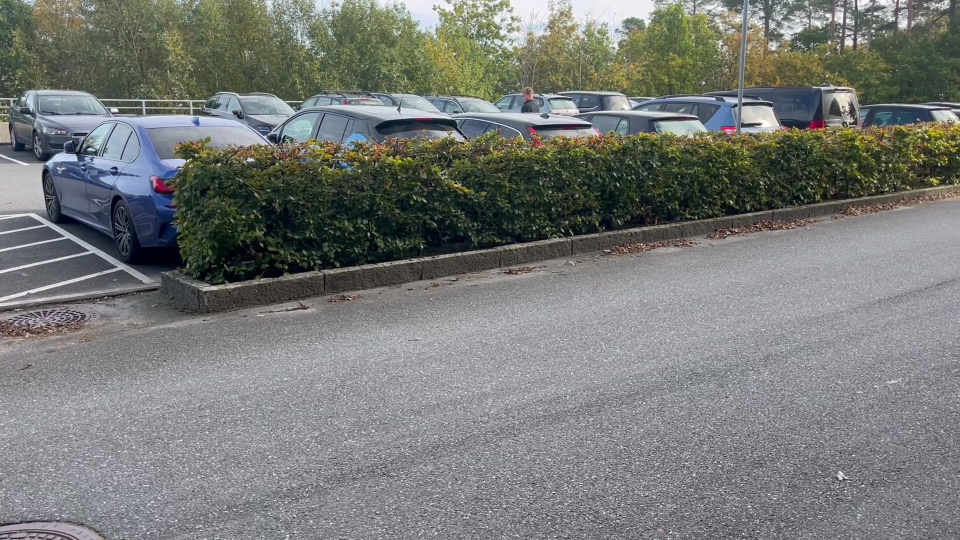
#> input picture temp_frame.jpg, 1920 x 1080 px, given in place of 40kmt.mp4, which was not available (shown at 1/2 size)
$ python sjekkehjul.py
#> lines starting #> are read from the running program, lines starting #| are printed output that depends on the picture; after the words box and inside, x2 and y2 are one past the last pixel; in counts of white or black regions, pixels touching at a corner belong together; pictures that were not available may be replaced by others from this repository, and a replacement may not be noted
import cv2
import numpy as np

class Kalman1D:
    def __init__(self, q=1e-2, r=1e-1):
        self.x = None
        self.P = 1.0
        self.Q = q
        self.R = r

    # [9 lines left out: function update, not called in this run]


class WheelTracker:
    # [24 lines left out: functions __init__, update, not called in this run]

    def miss(self):
        self.lost_frames += 1

    def is_valid(self):
        return self.lost_frames < self.max_lost

    def distance_to(self, x, y):
        return np.sqrt((self.x - x)**2 + (self.y - y)**2)

    # [4 lines left out: function get_displacement, not called in this run]


def detect_wheels_hough(image, y_region_start=0.6):
    h, w = image.shape[:2]
    y_start = int(h * y_region_start)
    roi = image[y_start:h, :]

    gray = cv2.cvtColor(roi, cv2.COLOR_BGR2GRAY)
    gray = cv2.GaussianBlur(gray, (9, 9), 2)

    circles = cv2.HoughCircles(
        gray,
        cv2.HOUGH_GRADIENT,
        dp=1,
        minDist=100,
        param1=100,
        param2=30,
        minRadius=25,
        maxRadius=100
    )

    wheels = []
    if circles is not None:
        circles = np.uint16(np.around(circles))
        for circle in circles[0, :]:
            x, y, r = circle
            wheels.append((int(x), int(y + y_start), int(r)))

    return wheels


def detect_wheels_contours(image, y_region_start=0.6):
    h, w = image.shape[:2]
    y_start = int(h * y_region_start)
    roi = image[y_start:h, :]

    gray = cv2.cvtColor(roi, cv2.COLOR_BGR2GRAY)
    gray = cv2.GaussianBlur(gray, (5, 5), 1)

    edges = cv2.Canny(gray, 40, 120)

    kernel = cv2.getStructuringElement(cv2.MORPH_ELLIPSE, (5, 5))
    edges = cv2.dilate(edges, kernel, iterations=1)

    contours, _ = cv2.findContours(edges, cv2.RETR_EXTERNAL, cv2.CHAIN_APPROX_SIMPLE)

    wheels = []
    for cnt in contours:
        area = cv2.contourArea(cnt)
        if area < 500 or area > 30000:
            continue

        if len(cnt) < 5:
            continue

        try:
            ellipse = cv2.fitEllipse(cnt)
            (x, y), (MA, ma), angle = ellipse

            aspect_ratio = max(MA, ma) / (min(MA, ma) + 1e-6)
            if aspect_ratio < 2.0:
                r = (MA + ma) / 4
                if 25 < r < 100:
                    wheels.append((int(x), int(y + y_start), int(r)))
        except:
            continue

    return wheels


def detect_wheels_adaptive(image, y_region_start=0.6):
    h, w = image.shape[:2]
    y_start = int(h * y_region_start)
    roi = image[y_start:h, :]

    gray = cv2.cvtColor(roi, cv2.COLOR_BGR2GRAY)
    gray = cv2.GaussianBlur(gray, (9, 9), 2)

    thresh = cv2.adaptiveThreshold(
        gray, 255, cv2.ADAPTIVE_THRESH_GAUSSIAN_C,
        cv2.THRESH_BINARY_INV, 21, 5
    )

    kernel = cv2.getStructuringElement(cv2.MORPH_ELLIPSE, (7, 7))
    thresh = cv2.morphologyEx(thresh, cv2.MORPH_CLOSE, kernel)
    thresh = cv2.morphologyEx(thresh, cv2.MORPH_OPEN, kernel)

    contours, _ = cv2.findContours(thresh, cv2.RETR_EXTERNAL, cv2.CHAIN_APPROX_SIMPLE)

    wheels = []
    for cnt in contours:
        area = cv2.contourArea(cnt)
        if area < 800 or area > 25000:
            continue

        perimeter = cv2.arcLength(cnt, True)
        if perimeter == 0:
            continue
        circularity = 4 * np.pi * area / (perimeter * perimeter)

        if circularity > 0.4:
            (x, y), r = cv2.minEnclosingCircle(cnt)
            if 25 < r < 100:
                wheels.append((int(x), int(y + y_start), int(r)))

    return wheels


def detect_wheels_combined(image):
    wheels_hough = detect_wheels_hough(image)
    wheels_contours = detect_wheels_contours(image)
    wheels_adaptive = detect_wheels_adaptive(image)

    all_wheels = wheels_hough + wheels_contours + wheels_adaptive

    if not all_wheels:
        return []

    clustered = []
    used = set()

    for i, w1 in enumerate(all_wheels):
        if i in used:
            continue

        cluster = [w1]
        for j, w2 in enumerate(all_wheels):
            if j <= i or j in used:
                continue

            dist = np.sqrt((w1[0] - w2[0])**2 + (w1[1] - w2[1])**2)
            if dist < 50:
                cluster.append(w2)
                used.add(j)

        avg_x = int(np.mean([w[0] for w in cluster]))
        avg_y = int(np.mean([w[1] for w in cluster]))
        avg_r = int(np.mean([w[2] for w in cluster]))

        clustered.append((avg_x, avg_y, avg_r))

    return clustered


def update_trackers(front_tracker, back_tracker, detections):
    if not detections:
        if front_tracker:
            front_tracker.miss()
        if back_tracker:
            back_tracker.miss()
        return front_tracker, back_tracker

    if front_tracker is None or back_tracker is None or \
       not front_tracker.is_valid() or not back_tracker.is_valid():
        if len(detections) >= 2:
            sorted_dets = sorted(detections, key=lambda d: d[0])
            front_tracker = WheelTracker(*sorted_dets[0])
            back_tracker = WheelTracker(*sorted_dets[-1])
            return front_tracker, back_tracker
        else:
            return front_tracker, back_tracker

    front_match = None
    back_match = None
    front_dist = float('inf')
    back_dist = float('inf')

    for det in detections:
        x, y, r = det

        dist_front = front_tracker.distance_to(x, y)
        if dist_front < 150 and dist_front < front_dist:
            front_dist = dist_front
            front_match = det

        dist_back = back_tracker.distance_to(x, y)
        if dist_back < 150 and dist_back < back_dist:
            back_dist = dist_back
            back_match = det

    if front_match and back_match and front_match == back_match:
        if front_dist < back_dist:
            back_match = None
        else:
            front_match = None

    if front_match:
        front_tracker.update(*front_match)
    else:
        front_tracker.miss()

    if back_match:
        back_tracker.update(*back_match)
    else:
        back_tracker.miss()

    return front_tracker, back_tracker


class SpeedCalculator:
    def __init__(self, real_wheelbase_cm=262):
        self.real_wheelbase_cm = real_wheelbase_cm
        self.px_to_cm = None
        self.speed_history = []
        self.max_history = 10
        self.kf_speed = Kalman1D(q=5, r=15)

    def calibrate(self, wheelbase_px):
        if wheelbase_px > 0:
            self.px_to_cm = self.real_wheelbase_cm / wheelbase_px

    # [88 lines left out: functions calculate_speed, get_average_speed, visualize, not called in this run]


def main():
    video_path = "Larry_space/data_video/40kmt.mp4"

    cap = cv2.VideoCapture(video_path)

    fps = cap.get(cv2.CAP_PROP_FPS)
    width = int(cap.get(cv2.CAP_PROP_FRAME_WIDTH))
    height = int(cap.get(cv2.CAP_PROP_FRAME_HEIGHT))
    total_frames = int(cap.get(cv2.CAP_PROP_FRAME_COUNT))

    print(f"📹 Video: {width}x{height} @ {fps:.1f}fps, {total_frames} frames")
    print(f"🚗 Real wheelbase: 262 cm")

    fourcc = cv2.VideoWriter_fourcc(*'mp4v')
    out = cv2.VideoWriter('wheelbase_speed.mp4', fourcc, fps, (width, height))

    front_tracker = None
    back_tracker = None
    kf_wheelbase = Kalman1D(q=5, r=10)
    speed_calc = SpeedCalculator(real_wheelbase_cm=262)

    frame_num = 0
    calibrated = False

    while True:
        ret, frame = cap.read()
#> frame is the input picture: shape (1080, 1920, 3); mean B, G, R 118.8, 121.6, 118.9
        if not ret:
            break

        frame_num += 1

        detections = detect_wheels_combined(frame)
#> in detect_wheels_hough, `roi = image[y_start:h, :]`:
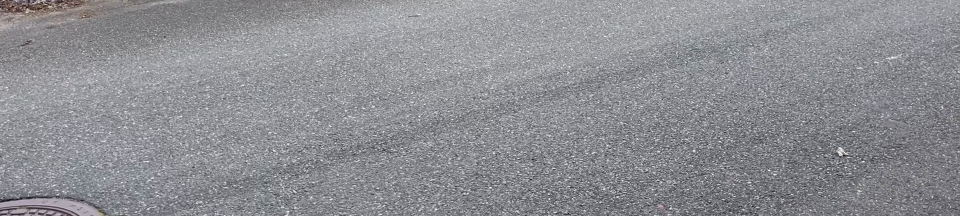
#> roi: shape (432, 1920, 3) (shown at 1/2 size); mean B, G, R 146.7, 142, 141.4
#> in detect_wheels_hough, `gray = cv2.GaussianBlur(gray, (9, 9), 2)`:
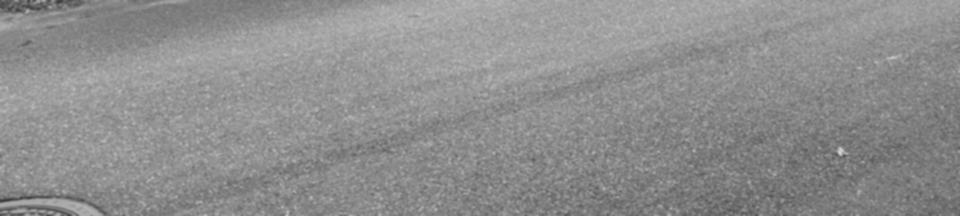
#> gray: shape (432, 1920) (shown at 1/2 size); min 55, max 212, mean 142.2
#> in detect_wheels_hough, `circles = cv2.HoughCircles( gray, cv2.HOUGH_GRADIENT, dp=1, minDist=10..`: circles = None
#> in detect_wheels_combined, `wheels_hough = detect_wheels_hough(image)`: wheels_hough = []
#> in detect_wheels_contours, `edges = cv2.Canny(gray, 40, 120)`:
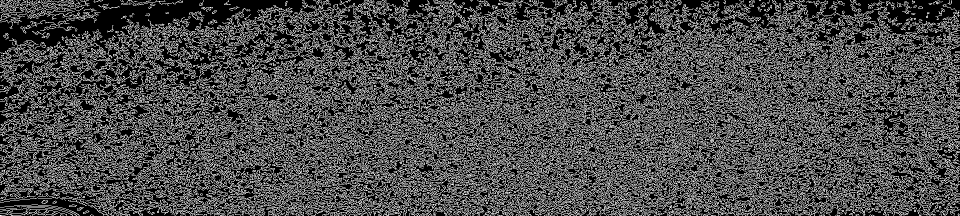
#> edges: shape (432, 1920) (shown at 1/2 size); 29.7% white in thin lines or dots
#> in detect_wheels_contours, `edges = cv2.dilate(edges, kernel, iterations=1)`:
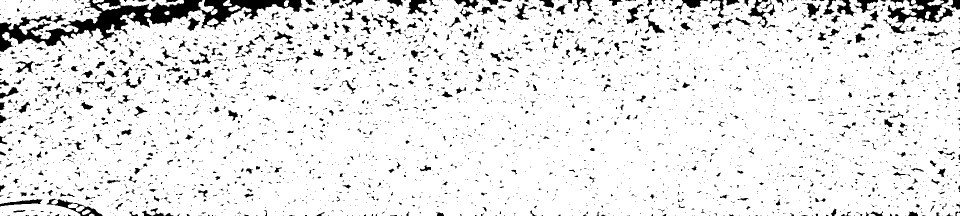
#> edges: shape (432, 1920) (shown at 1/2 size); 91.1% white; 3562 black regions (3001 under 20 px)
#> in detect_wheels_contours, `contours, _ = cv2.findContours(edges, cv2.RETR_EXTERNAL, cv2.CHAIN_APP..`: contours = 21 contours, 1 with area under 20; largest, box (x1, y1, x2, y2) and area: (0, 0, 1920, 432) 780312, (0, 0, 203, 79) 9149, (239, 0, 368, 20) 1072, (397, 0, 435, 30) 414, (194, 5, 241, 22) 321
#> the loop in detect_wheels_contours, `for cnt in contours:` made 21 passes
#> area on passes 1 to 12: 30, 30, 96.5, 186, 82, 86.5, 92, 51, 147.5, 321, 202.5, 60
#> (area, x, y, MA, ma, angle, aspect_ratio) on passes 19, 21: (1071.5, 299.6, 6.99, 17.75, 113, 89.33, 6.36), (9149, 103.5, 32.08, 69.16, 173.1, 87.54, 2.5)
#> after the loop in detect_wheels_contours, `for cnt in contours:`: wheels = []
#> in detect_wheels_adaptive, `thresh = cv2.adaptiveThreshold( gray, 255, cv2.ADAPTIVE_THRESH_GAUSSIA..`: thresh: shape (432, 1920); 17.2% white; 5798 white regions (3261 under 20 px), largest, box (x1, y1, x2, y2) and area: (0, 372, 215, 432) 1435, (0, 410, 159, 432) 1147, (43, 0, 124, 24) 623
#> in detect_wheels_adaptive, `thresh = cv2.morphologyEx(thresh, cv2.MORPH_CLOSE, kernel)`:
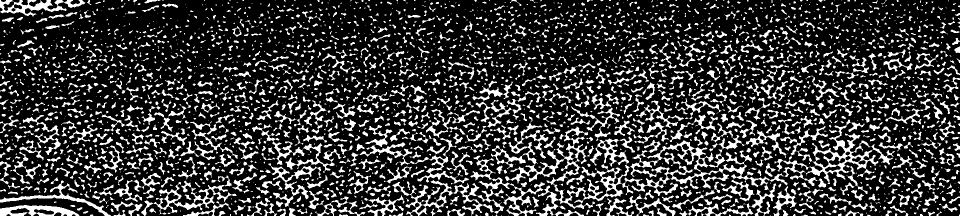
#> thresh: shape (432, 1920) (shown at 1/2 size); 21.9% white; 3130 white regions (1713 under 20 px), largest, box (x1, y1, x2, y2) and area: (982, 246, 1575, 432) 16577, (1549, 239, 1790, 388) 5771, (907, 311, 1090, 432) 4195
#> in detect_wheels_adaptive, `thresh = cv2.morphologyEx(thresh, cv2.MORPH_OPEN, kernel)`:
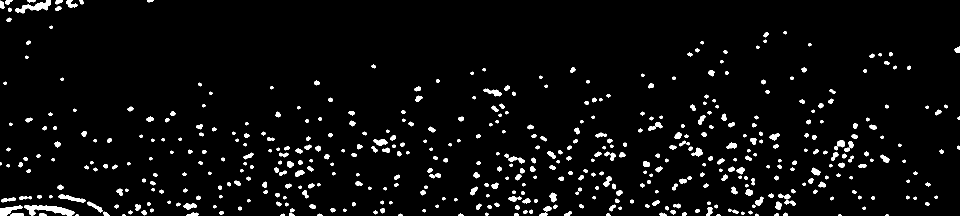
#> thresh: shape (432, 1920) (shown at 1/2 size); 4.1% white; 504 white regions
#> in detect_wheels_adaptive, `contours, _ = cv2.findContours(thresh, cv2.RETR_EXTERNAL, cv2.CHAIN_AP..`: contours = 504 contours, 8 with area under 20; largest, box (x1, y1, x2, y2) and area: (48, 410, 149, 432) 964, (31, 0, 102, 27) 666, (0, 411, 45, 432) 404, (117, 388, 171, 405) 308, (967, 177, 1003, 193) 238
#> the loop in detect_wheels_adaptive, `for cnt in contours:` made 504 passes
#> area on passes 7 to 9: 25.5, 21.5, 24.5
#> after the loop in detect_wheels_adaptive, `for cnt in contours:`: wheels = []
#> detections = []

        front_tracker, back_tracker = update_trackers(front_tracker, back_tracker, detections)

        if front_tracker and back_tracker and \
           front_tracker.is_valid() and back_tracker.is_valid():

            wheelbase_px = back_tracker.x - front_tracker.x
            smooth_wb = kf_wheelbase.update(wheelbase_px)

            if not calibrated and smooth_wb > 100:
                speed_calc.calibrate(smooth_wb)
                calibrated = True
                print(f"\n✅ Calibrated: {smooth_wb:.1f} px = 262 cm ({speed_calc.px_to_cm:.3f} cm/px)")

            vis = visualize(frame, front_tracker, back_tracker, smooth_wb, speed_calc, fps)
            out.write(vis)
            cv2.imshow('Wheel Tracker - Speed Measurement', vis)
        else:
            debug_frame = frame.copy()
            for x, y, r in detections:
                cv2.circle(debug_frame, (x, y), r, (255, 0, 255), 2)
#> this loop made 0 passes
            cv2.putText(debug_frame, "Searching for wheels...", (10, 30),
                       cv2.FONT_HERSHEY_SIMPLEX, 0.8, (0, 0, 255), 2)
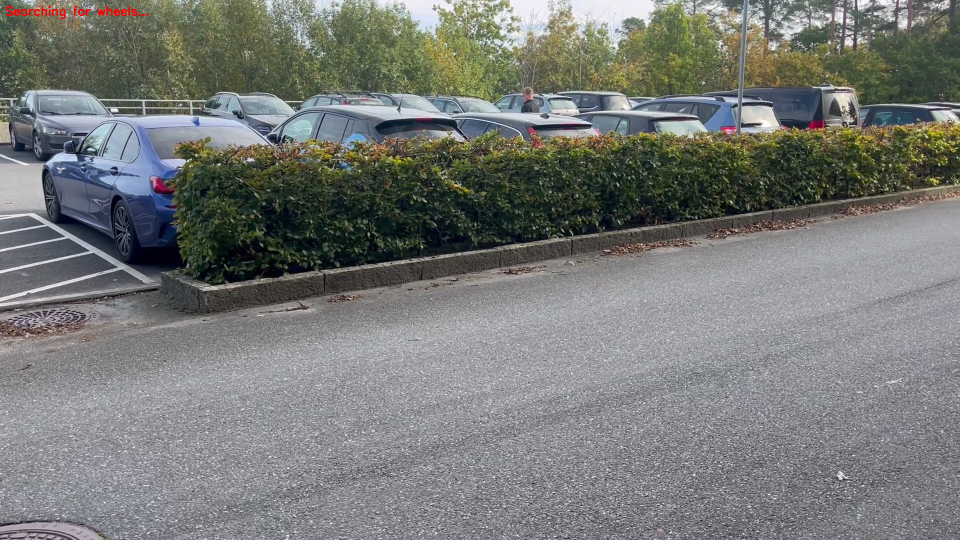
#> debug_frame: shape (1080, 1920, 3) (shown at 1/2 size); 0.09% of pixels changed, all inside (x1, y1, x2, y2) = (11, 11, 298, 38)
            out.write(debug_frame)
            cv2.imshow('Wheel Tracker - Speed Measurement', debug_frame)

        if frame_num % 30 == 0:
            print(f"Frame {frame_num}/{total_frames} ({100*frame_num/total_frames:.1f}%)", end='\r')

        if cv2.waitKey(1) & 0xFF == ord('q'):
#> (key q is pressed here)
            break

    cap.release()
    out.release()
    cv2.destroyAllWindows()

if __name__ == "__main__":
    main()
